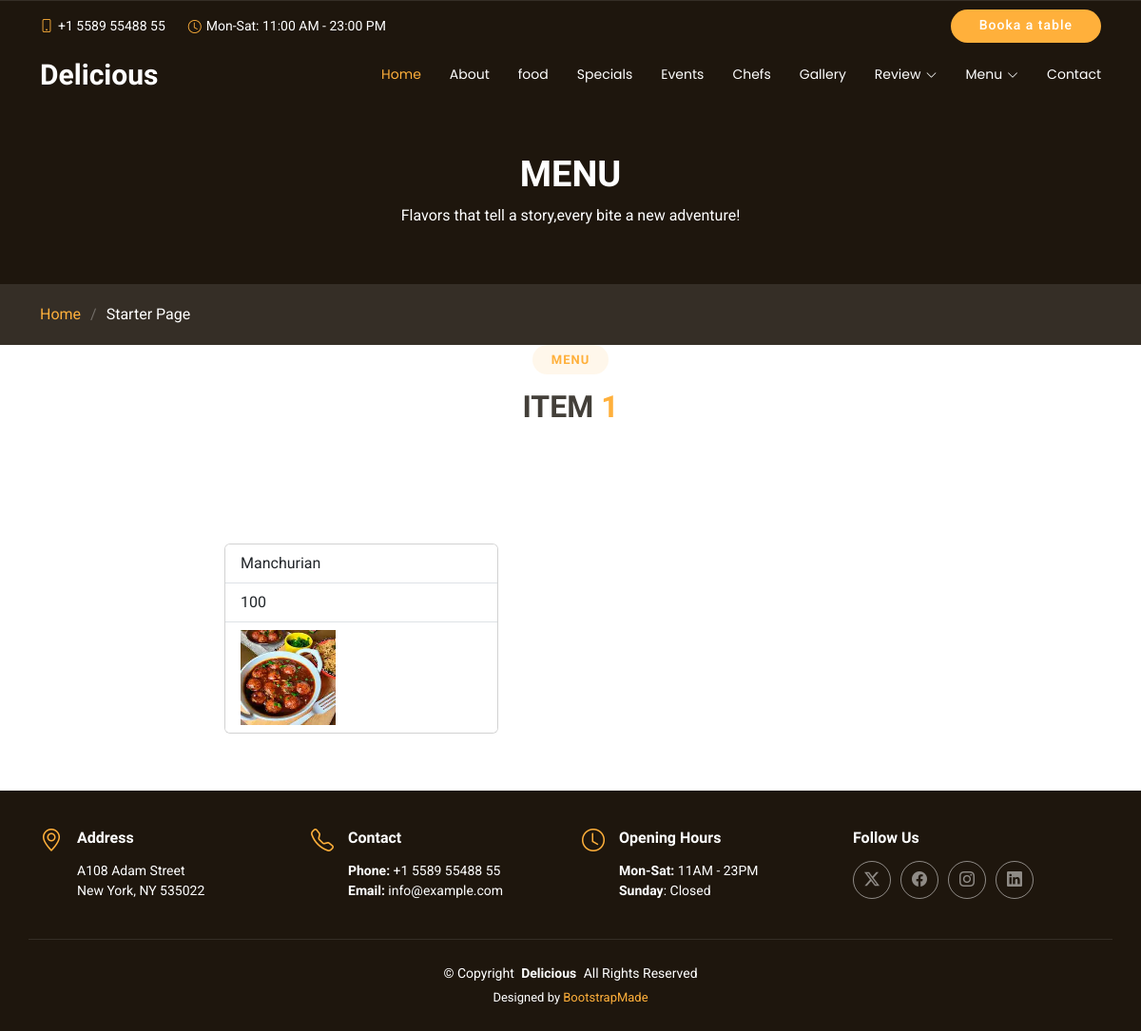
The app's page /view_menu.php?id=1 with its own data.
### tables this page shows
CREATE TABLE `menu_category` (
  `id` int(10) NOT NULL,
  `dish_name` varchar(100) NOT NULL,
  `price` int(50) NOT NULL,
  `status` varchar(10) NOT NULL DEFAULT 'Available',
  `created_at` varchar(50) NOT NULL DEFAULT current_timestamp(),
  `image` varchar(500) NOT NULL
);

### view_menu.php (the view)
<?php
include("header.php");
?>
<div class="page-title dark-background">
      <div class="heading">
        <div class="container">
          <div class="row d-flex justify-content-center text-center">
            <div class="col-lg-8">
              <h1 class="heading-title">MENU</h1>
              <p class="mb-0">
              Flavors that tell a story,every bite a new adventure!
              </p>
            </div>
          </div>
        </div>
      </div>
      <nav class="breadcrumbs">
        <div class="container">
          <ol>
            <li><a href="index.php">Home</a></li>
            <li class="current">Starter Page</li>
          </ol>
        </div>
      </nav>
</div>
<div class="container section-title" data-aos="fade-up">
  <h2>MENU</h2>
  <div><span>ITEM</span> <span class="description-title"><?php echo $id= $_GET["id"];?></span></div>
</div>
<section id="contact" class="contact section">
      <div class="container" data-aos="fade">
        <div class="row  justify-content-center gy-5 gx-lg-5">
          <div class="col-lg-8">
          <?php
          $id=$_GET["id"];
          include("connection.php");
          $query="SELECT * from `menu_category` where `id`='$id'";
          $res=mysqli_query($db,$query);
          $data=mysqli_fetch_assoc($res);
          ?>
          <div class="card" style="width: 18rem;">
                <ul class="list-group list-group-flush">
                    <li class="list-group-item"><?php echo $data['dish_name']?></li>
                    <li class="list-group-item"><?php echo $data['price']?></li>
                    <li class="list-group-item"><img src="menu_images/<?php echo $data["image"];?>" style="height:100px; width:100px"></li>
                </ul>
                </div>
          </div>
        </div>
      </div>
    </section>
<?php
    include("footer.php");
?>

### assets/css/main.css (style rules this page uses)
:root { --default-font: "Roboto", system-ui, -apple-system, "Segoe UI", Roboto, "Helvetica Neue", Arial, "Noto Sans", "Liberation Sans", sans-serif, "Apple Color Emoji", "Segoe UI Emoji", "Segoe UI Symbol", "Noto Color Emoji"; --heading-font: "Satisfy", sans-serif; --nav-font: "Poppins", sans-serif; }
:root { --background-color: #ffffff; --default-color: #444444; --heading-color: #433f39; --accent-color: #ffb03b; --surface-color: #ffffff; --contrast-color: #ffffff; }
:root { --nav-color: #ffffff; --nav-hover-color: #ffb03b; --nav-mobile-background-color: #ffffff; --nav-dropdown-background-color: #ffffff; --nav-dropdown-color: #444444; --nav-dropdown-hover-color: #ffb03b; }
.dark-background { --background-color: #1e160d; --default-color: #ffffff; --heading-color: #ffffff; --surface-color: #42301c; --contrast-color: #ffffff; }
:root { scroll-behavior: smooth; }
body { color: var(--default-color); background-color: var(--background-color); font-family: var(--default-font); }
a { color: var(--accent-color); text-decoration: none; transition: 0.3s; }
h1, h2, h3, h4, h5, h6 { color: var(--heading-color); font-family: var(--heading-font); }
.page-title { color: var(--default-color); background-color: var(--background-color); position: relative; }
.page-title .heading { padding: 160px 0 60px 0; border-top: 1px solid color-mix(in srgb, var(--default-color), transparent 90%); }
.page-title .heading h1 { font-size: 38px; font-weight: 700; }
.page-title nav { background-color: color-mix(in srgb, var(--default-color), transparent 90%); padding: 20px 0; }
.page-title nav ol { display: flex; flex-wrap: wrap; list-style: none; padding: 0; margin: 0; font-size: 16px; font-weight: 400; }
.page-title nav ol li+li { padding-left: 10px; }
.page-title nav ol li+li::before { content: "/"; display: inline-block; padding-right: 10px; color: color-mix(in srgb, var(--default-color), transparent 70%); }
section, .section { color: var(--default-color); background-color: var(--background-color); padding: 60px 0; scroll-margin-top: 112px; overflow: clip; }
.section-title { text-align: center; padding-bottom: 60px; position: relative; }
.section-title h2 { font-size: 13px; letter-spacing: 1px; font-weight: 700; padding: 8px 20px; margin: 0; background: color-mix(in srgb, var(--accent-color), transparent 90%); color: var(--accent-color); display: inline-block; text-transform: uppercase; border-radius: 50px; font-family: var(--default-font); }
.section-title div { color: var(--heading-color); margin: 10px 0 0 0; font-size: 32px; font-weight: 700; font-family: var(--heading-font); }
.section-title div .description-title { color: var(--accent-color); }

### records on screen
menu_category: dish_name "Manchurian", price "100", image (picture)

### other values on screen
$id= $_GET["id"] "1"
